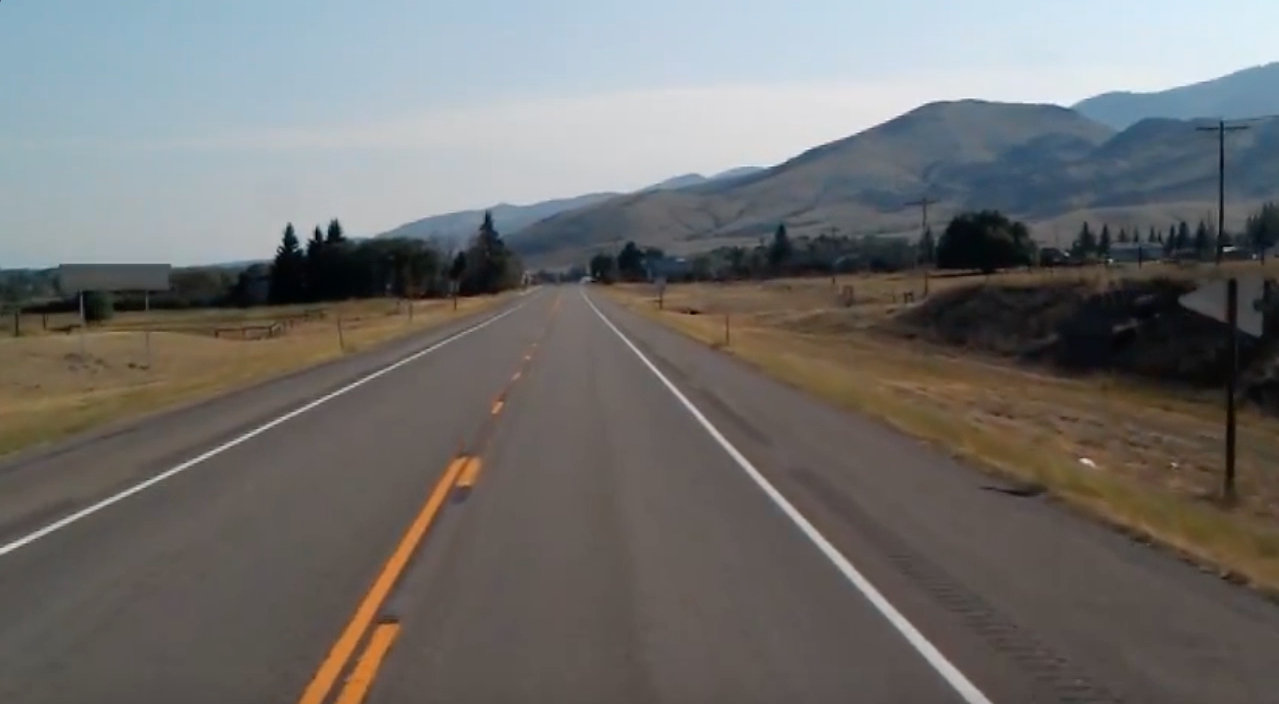
#> input picture test_image.jpg, 1279 x 704 px
$ python Detect-Lane-Lines.py
#> lines starting #> are read from the running program, lines starting #| are printed output that depends on the picture; after the words box and inside, x2 and y2 are one past the last pixel; in counts of white or black regions, pixels touching at a corner belong together
import cv2
import numpy as np
import matplotlib.pyplot as plt

def canny(image):
    gray = cv2.cvtColor(lane_image, cv2.COLOR_BGR2GRAY)
    blur = cv2.GaussianBlur(gray, (5,5), 0)
    canny = cv2.Canny(blur,50,150)
    return canny

def find_lanes(image):
    height = canny.shape[0]
    #triagle = np.array([[(200,height),(1100,height),(550,250)]])
    triagle = np.array([[(0,300),(0,900),(1200,900),(1200,300)]])
    mask = np.zeros_like(image)
    cv2.fillPoly(mask, triagle, (255,255,255))
    mask_image = cv2.bitwise_and(canny,canny,mask = mask)
    return mask_image

def display_lane(image,lane_line):
	if lane_line is not None:
		for line in lane_line:
			x1,y1,x2,y2 = line.reshape(4)
			cv2.line(image,(x1,y1),(x2,y2),(255,0,0),15)
	return image


image = cv2.imread('test_image.jpg')
#> image is the input picture: shape (704, 1279, 3); mean B, G, R 109.7, 111.3, 112.3
lane_image = np.copy(image)
canny = canny(lane_image)
#> in canny, `canny = cv2.Canny(blur,50,150)`:
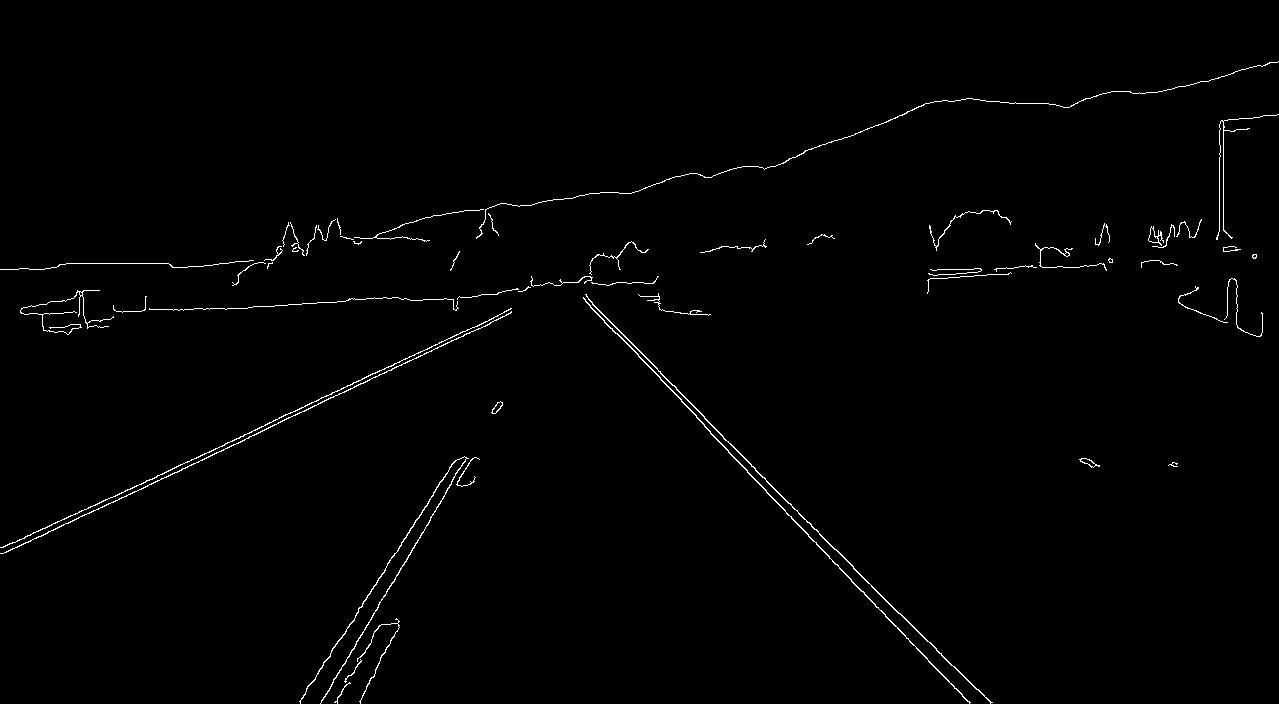
#> canny: shape (704, 1279); 0.98% white in thin lines or dots
lanes = find_lanes(canny)
#> in find_lanes, `cv2.fillPoly(mask, triagle, (255,255,255))`:
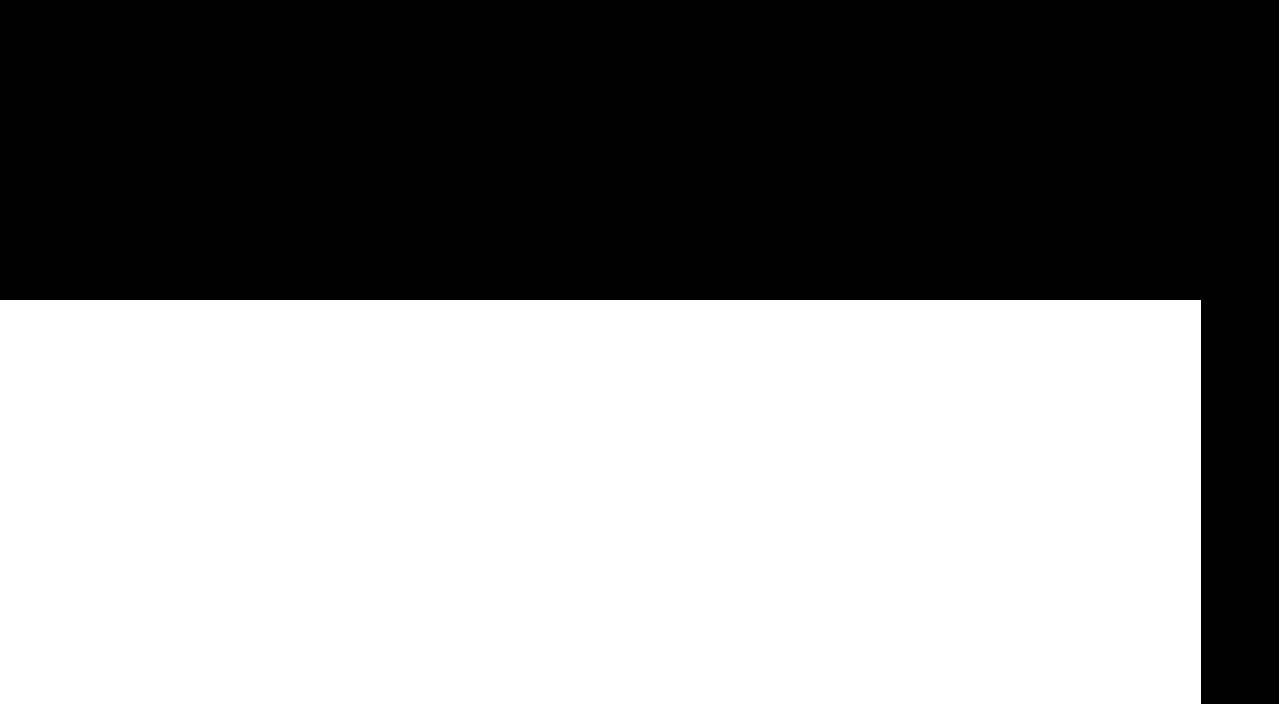
#> mask: shape (704, 1279); 53.9% white; 1 black region, box (x1, y1, x2, y2) and area: (0, 0, 1279, 704) 415212
#> in find_lanes, `mask_image = cv2.bitwise_and(canny,canny,mask = mask)`:
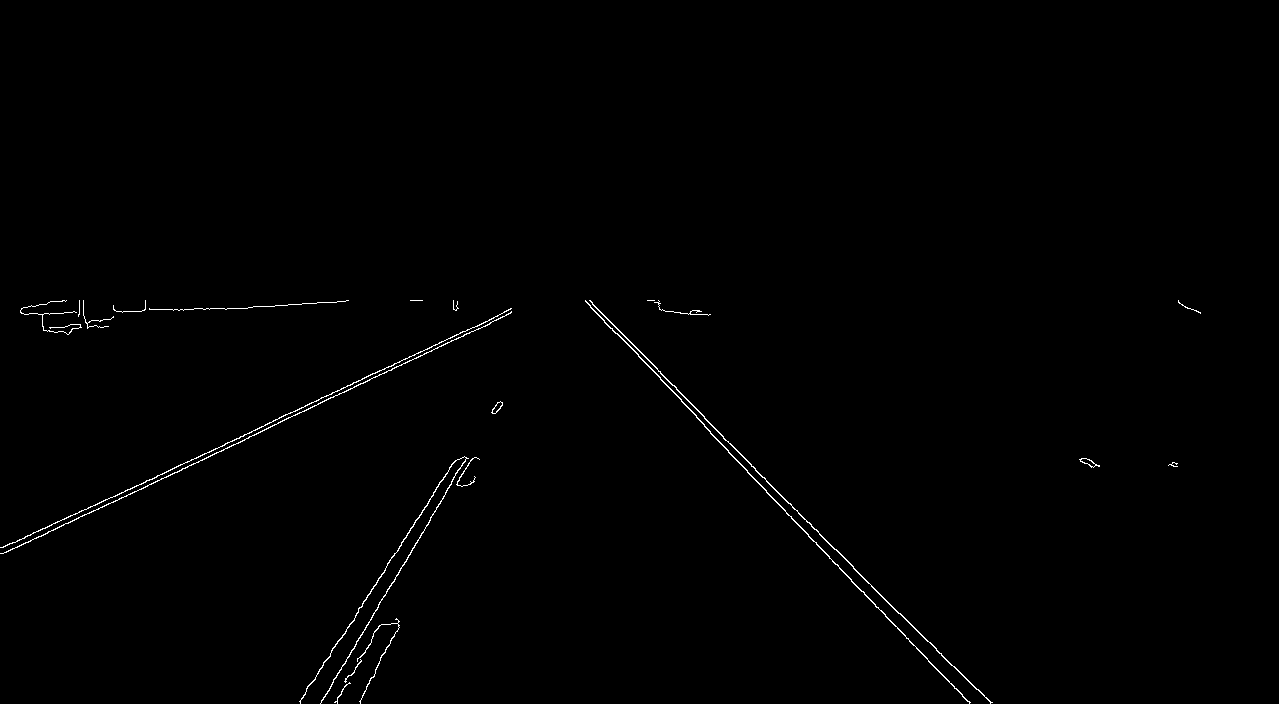
#> mask_image: shape (704, 1279); 0.54% white in thin lines or dots, all inside (x1, y1, x2, y2) = (0, 300, 1201, 704)
# trả về tọa độ các cặp lane theo ma trận 2x2
lane_line = cv2.HoughLinesP(lanes,2,np.pi/180,100,np.array([]),minLineLength = 50,maxLineGap = 4)
#> lane_line = 17 rows, first 6: [900, 613, 976, 689], [786, 513, 969, 702], [225, 443, 497, 316], [248, 437, 369, 380], [3, 553, 208, 457], [426, 525, 466, 457]
result = display_lane(image,lane_line)
#> the loop in display_lane, `for line in lane_line:` made 17 passes
#> (x1, y1, x2, y2) on passes 1 to 12: (900, 613, 976, 689), (786, 513, 969, 702), (225, 443, 497, 316), (248, 437, 369, 380), (3, 553, 208, 457), (426, 525, 466, 457), (751, 466, 834, 549), (355, 615, 438, 486), (38, 531, 267, 424), (320, 703, 445, 494), (592, 304, 704, 416), (630, 347, 704, 424)
#> after the loop in display_lane, `for line in lane_line:`:
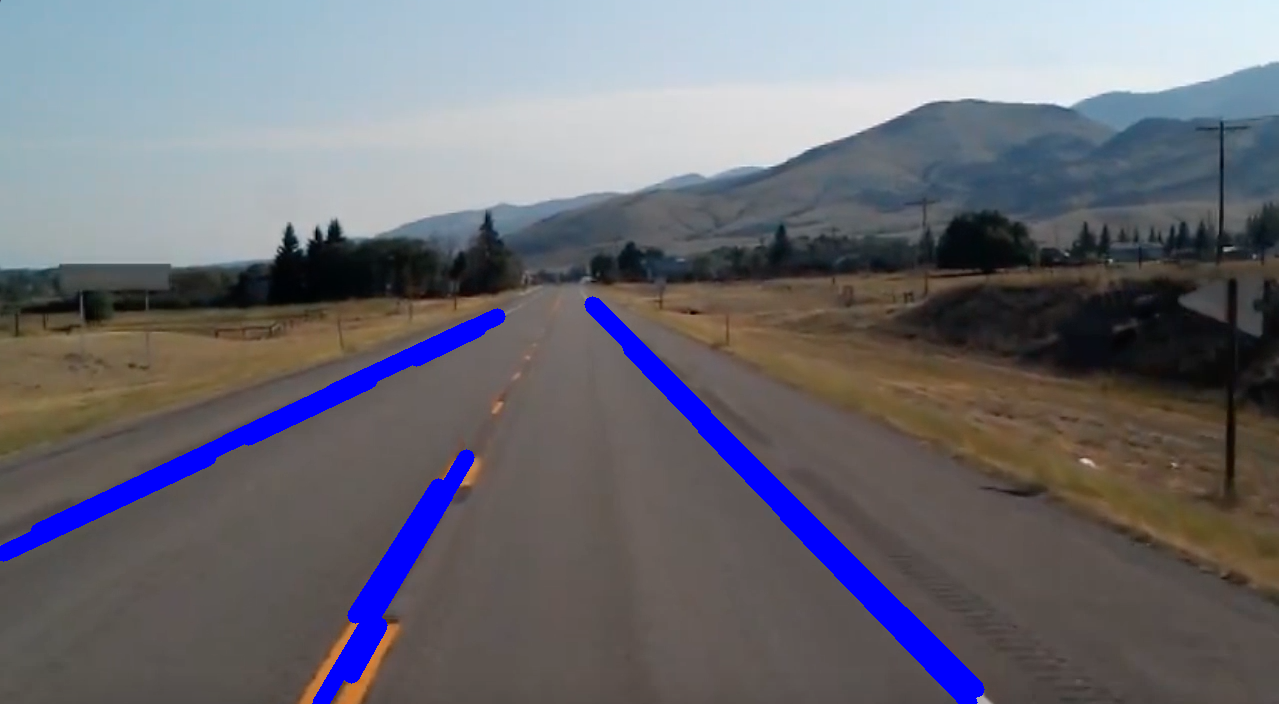
#> image: shape (704, 1279, 3); 3.67% of pixels changed, all inside (x1, y1, x2, y2) = (0, 296, 985, 704)
cv2.imshow('result',result)
cv2.waitKey(0)
#plt.imshow(image)
#plt.show()
